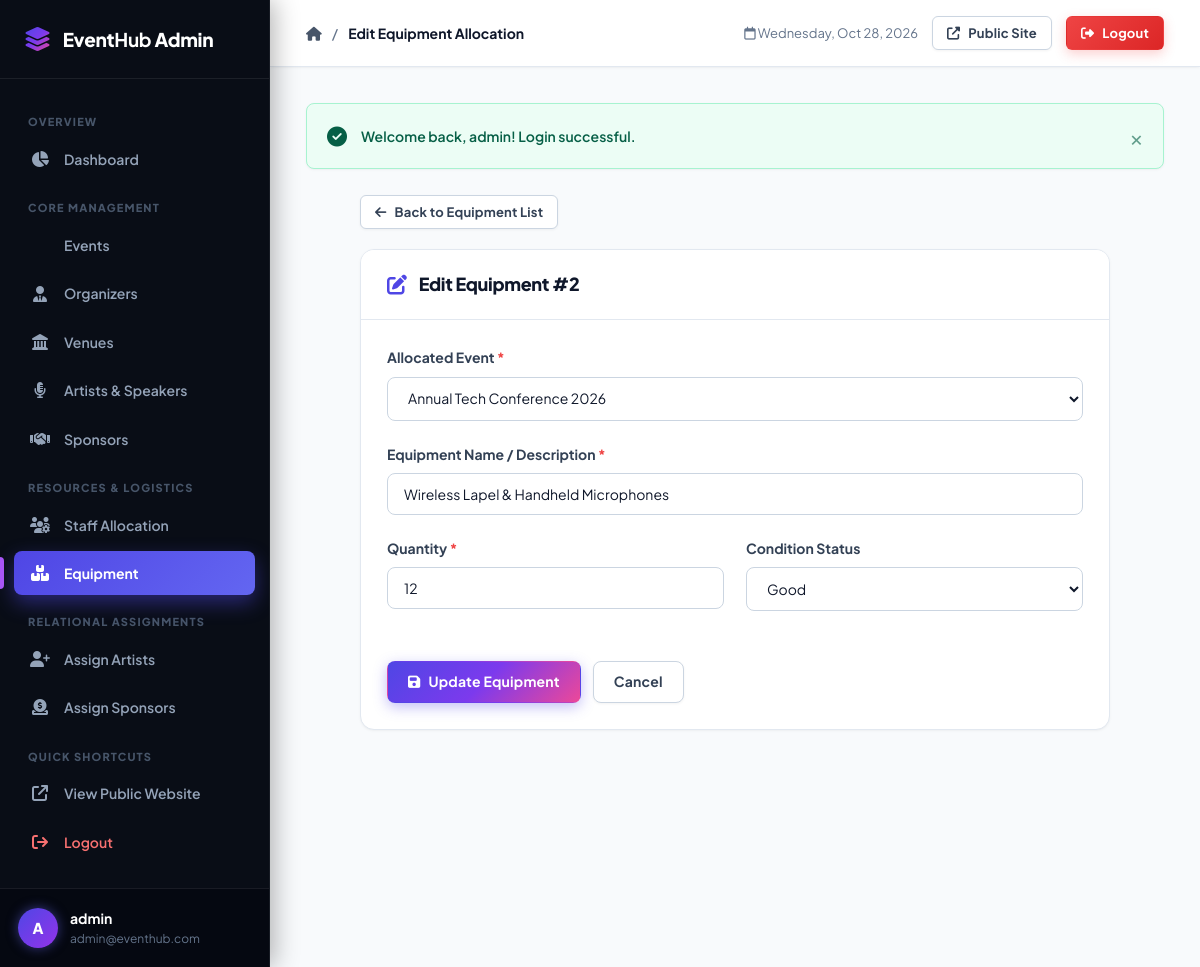
Page /admin/equipment/edit.php?id=2 (signed in) on the committed database.
### tables this page shows
CREATE TABLE `equipment` (
    `equipment_id` INT AUTO_INCREMENT PRIMARY KEY,
    `equipment_name` VARCHAR(100) NOT NULL,
    `quantity` INT NOT NULL,
    `condition_status` VARCHAR(30) DEFAULT 'Good',
    `event_id` INT NOT NULL,
    CONSTRAINT `chk_equipment_qty` CHECK (`quantity` > 0),
    CONSTRAINT `fk_equipment_event` FOREIGN KEY (`event_id`) REFERENCES `event` (`event_id`) ON DELETE CASCADE ON UPDATE CASCADE
);

CREATE TABLE `event` (
    `event_id` INT AUTO_INCREMENT PRIMARY KEY,
    `event_name` VARCHAR(100) NOT NULL,
    `event_description` TEXT DEFAULT NULL,
    `event_date` DATE NOT NULL,
    `event_time` TIME NOT NULL,
    `organizer_id` INT NOT NULL,
    `venue_id` INT NOT NULL,
    `status` VARCHAR(20) NOT NULL DEFAULT 'Upcoming',
    CONSTRAINT `chk_event_status` CHECK (`status` IN ('Upcoming', 'Ongoing', 'Completed', 'Cancelled')),
    CONSTRAINT `fk_event_organizer` FOREIGN KEY (`organizer_id`) REFERENCES `organizer` (`organizer_id`) ON DELETE RESTRICT ON UPDATE CASCADE,
    CONSTRAINT `fk_event_venue` FOREIGN KEY (`venue_id`) REFERENCES `venue` (`venue_id`) ON DELETE RESTRICT ON UPDATE CASCADE
);

### admin/equipment/edit.php (the view, shortened to what this page needs)
<?php
require_once __DIR__ . '/../../includes/auth.php';
$errors = [];
$id = filter_input(INPUT_GET, 'id', FILTER_VALIDATE_INT);
try {
    $stmt = $pdo->prepare("SELECT * FROM equipment WHERE equipment_id = ?");
    $stmt->execute([$id]);
    $equipment = $stmt->fetch();
    $events = $pdo->query("SELECT event_id, event_name FROM event ORDER BY event_date ASC")->fetchAll();
} catch (PDOException $e) {
    die("Database error: " . htmlspecialchars($e->getMessage()));
}
$equipment_name = $equipment['equipment_name'];
$quantity = $equipment['quantity'];
$condition_status = $equipment['condition_status'];
$event_id = $equipment['event_id'];
require_once __DIR__ . '/../../includes/admin_header.php';
?>
<div style="max-width: 750px; margin: 0 auto;">
    <div style="margin-bottom: 20px;">
        <a href="<?= url('admin/equipment/index.php') ?>" class="btn btn-secondary btn-sm">
            <i class="fas fa-arrow-left"></i> Back to Equipment List
        </a>
    </div>
    <div class="card">
        <div class="card-header">
            <div class="card-title">
                <i class="fas fa-edit"></i> Edit Equipment #<?= $equipment['equipment_id'] ?>
            </div>
        </div>
        <div class="card-body">
            <form action="<?= url('admin/equipment/edit.php?id=' . $id) ?>" method="POST" class="needs-validation" novalidate>
                <div class="form-group">
                    <label for="event_id" class="form-label">Allocated Event <span class="required">*</span></label>
                    <select id="event_id" name="event_id" class="form-control <?= isset($errors['event_id']) ? 'is-invalid' : '' ?>" required>
                        <?php foreach ($events as $ev): ?>
                            <option value="<?= $ev['event_id'] ?>" <?= (string)$event_id === (string)$ev['event_id'] ? 'selected' : '' ?>>
                                <?= sanitize($ev['event_name']) ?>
                            </option>
                        <?php endforeach; ?>
                    </select>
                </div>
                <div class="form-group">
                    <label for="equipment_name" class="form-label">Equipment Name / Description <span class="required">*</span></label>
                    <input type="text" id="equipment_name" name="equipment_name"
                           class="form-control <?= isset($errors['equipment_name']) ? 'is-invalid' : '' ?>"
                           value="<?= sanitize($equipment_name) ?>" required>
                </div>
                <div class="form-row">
                    <div class="form-group">
                        <label for="quantity" class="form-label">Quantity <span class="required">*</span></label>
                        <input type="number" id="quantity" name="quantity" min="1"
                               class="form-control <?= isset($errors['quantity']) ? 'is-invalid' : '' ?>"
                               value="<?= sanitize($quantity) ?>" required>
                    </div>
                    <div class="form-group">
                        <label for="condition_status" class="form-label">Condition Status</label>
                        <select id="condition_status" name="condition_status" class="form-control">
                            <option value="Good" <?= $condition_status === 'Good' ? 'selected' : '' ?>>Good</option>
                        </select>
                    </div>
                </div>
                <div style="display: flex; gap: 12px; margin-top: 28px;">
                    <button type="submit" class="btn btn-primary">
                        <i class="fas fa-save"></i> Update Equipment
                    </button>
                    <a href="<?= url('admin/equipment/index.php') ?>" class="btn btn-secondary">Cancel</a>
                </div>
            </form>
        </div>
    </div>
</div>
<?php require_once __DIR__ . '/../../includes/admin_footer.php'; ?>

### assets/css/style.css (style rules this page uses)
:root { --primary: #4f46e5; --primary-gradient: linear-gradient(135deg, #4f46e5 0%, #7c3aed 50%, #ec4899 100%); --primary-hover: #4338ca; --primary-light: #e0e7ff; --secondary: #64748b; --success: #10b981; --success-light: #d1fae5; --danger: #ef4444; --danger-light: #fee2e2; --warning: #f59e0b; --warning-light: #fef3c7; --info: #0ea5e9; --info-light: #e0f2fe; --sidebar-bg: #090d16; --sidebar-surface: #111827; --sidebar-hover: #1f293d; --sidebar-active: linear-gradient(135deg, #4f46e5 0%, #6366f1 100%); --sidebar-text: #94a3b8; --sidebar-text-active: #ffffff; --bg-body: #f8fafc; --bg-card: #ffffff; --text-main: #0f172a; --text-muted: #64748b; --border-color: #e2e8f0; --border-hover: #cbd5e1; --radius-sm: 8px; --radius-md: 14px; --radius-lg: 20px; --radius-full: 9999px; --shadow-sm: 0 1px 3px 0 rgba(0, 0, 0, 0.04), 0 1px 2px -1px rgba(0, 0, 0, 0.04); --shadow-md: 0 4px 6px -1px rgba(0, 0, 0, 0.06), 0 2px 4px -2px rgba(0, 0, 0, 0.04); --shadow-lg: 0 12px 24px -4px rgba(15, 23, 42, 0.08), 0 4px 6px -2px rgba(15, 23, 42, 0.03); --shadow-glow: 0 10px 25px -3px rgba(79, 70, 229, 0.35); --transition: all 0.25s cubic-bezier(0.4, 0, 0.2, 1); }
* { margin: 0; padding: 0; box-sizing: border-box; font-family: 'Plus Jakarta Sans', -apple-system, BlinkMacSystemFont, "Segoe UI", Roboto, sans-serif; }
body { background-color: var(--bg-body); color: var(--text-main); line-height: 1.6; min-height: 100vh; -webkit-font-smoothing: antialiased; }
a { color: var(--primary); text-decoration: none; transition: var(--transition); }
.btn { display: inline-flex; align-items: center; justify-content: center; gap: 8px; padding: 10px 20px; font-size: 14px; font-weight: 700; border-radius: var(--radius-sm); border: 1px solid transparent; cursor: pointer; transition: var(--transition); text-decoration: none; line-height: 1.4; letter-spacing: 0.2px; }
.btn-primary { background: var(--primary-gradient); color: #ffffff; box-shadow: 0 4px 14px 0 rgba(79, 70, 229, 0.35); }
.btn-secondary { background: #ffffff; color: #334155; border-color: #cbd5e1; box-shadow: 0 1px 3px rgba(0, 0, 0, 0.05); }
.btn-sm { padding: 7px 14px; font-size: 13px; border-radius: 6px; }
.card { background: #ffffff; border-radius: var(--radius-md); border: 1px solid var(--border-color); box-shadow: var(--shadow-sm); margin-bottom: 28px; overflow: hidden; transition: var(--transition); }
.card-header { padding: 20px 26px; border-bottom: 1px solid var(--border-color); display: flex; justify-content: space-between; align-items: center; background: #ffffff; }
.card-title { font-size: 18px; font-weight: 800; color: #0f172a; display: flex; align-items: center; gap: 12px; letter-spacing: -0.3px; }
.card-title i { color: var(--primary); font-size: 20px; }
.card-body { padding: 26px; }
.form-group { margin-bottom: 22px; }
.form-row { display: grid; grid-template-columns: repeat(auto-fit, minmax(280px, 1fr)); gap: 22px; }
.form-label { display: block; margin-bottom: 8px; font-size: 14px; font-weight: 700; color: #334155; }
.form-label .required { color: var(--danger); }
.form-control { width: 100%; padding: 11px 16px; font-size: 14px; border: 1px solid #cbd5e1; border-radius: var(--radius-sm); background-color: #ffffff; color: #0f172a; transition: var(--transition); }

### rows in the picture
equipment: equipment_id "2", event_id "Annual Tech Conference 2026", equipment_name "Wireless Lapel & Handheld Microphones", quantity "12", condition_status "Good"

### other values in the picture
substr($_SESSION['admin_username'] ?? 'A', 0, 1) "A"
$_SESSION['admin_username'] "admin"
$_SESSION['admin_email'] "admin@eventhub.com"
$pageTitle "Edit Equipment Allocation"
$message "Welcome back, admin! Login successful."
